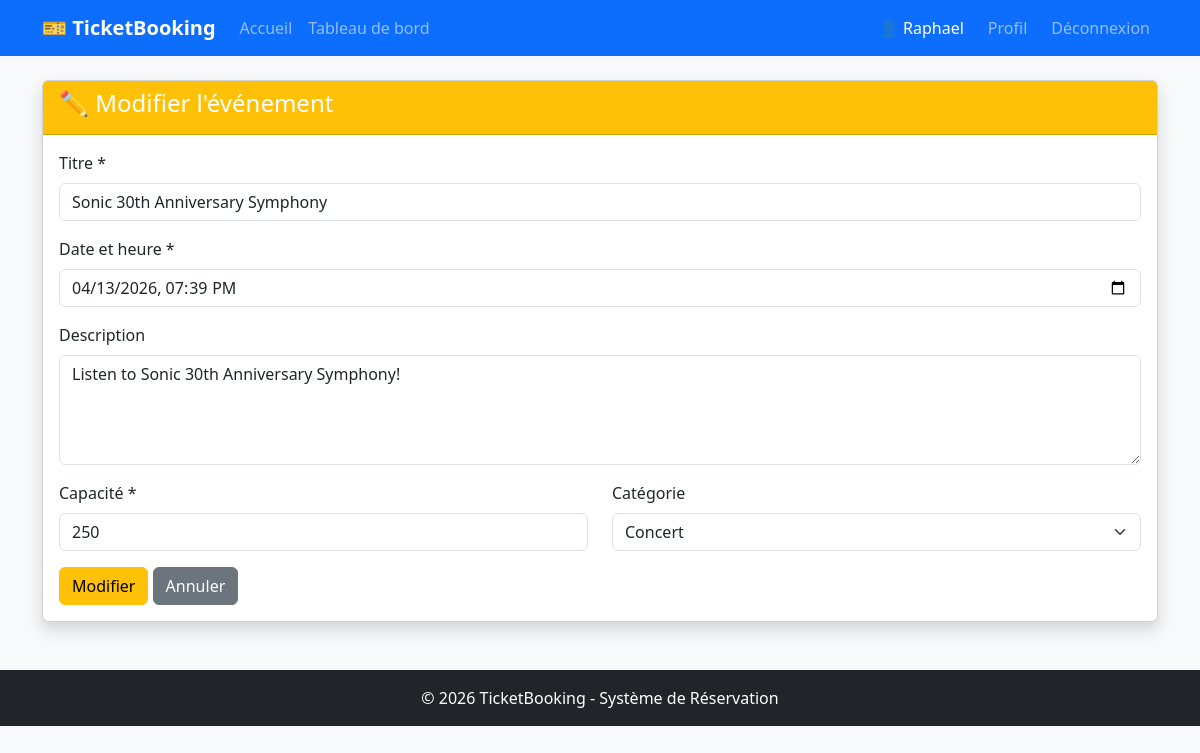
Page /events/edit/1 (signed in) on the earlier database version.
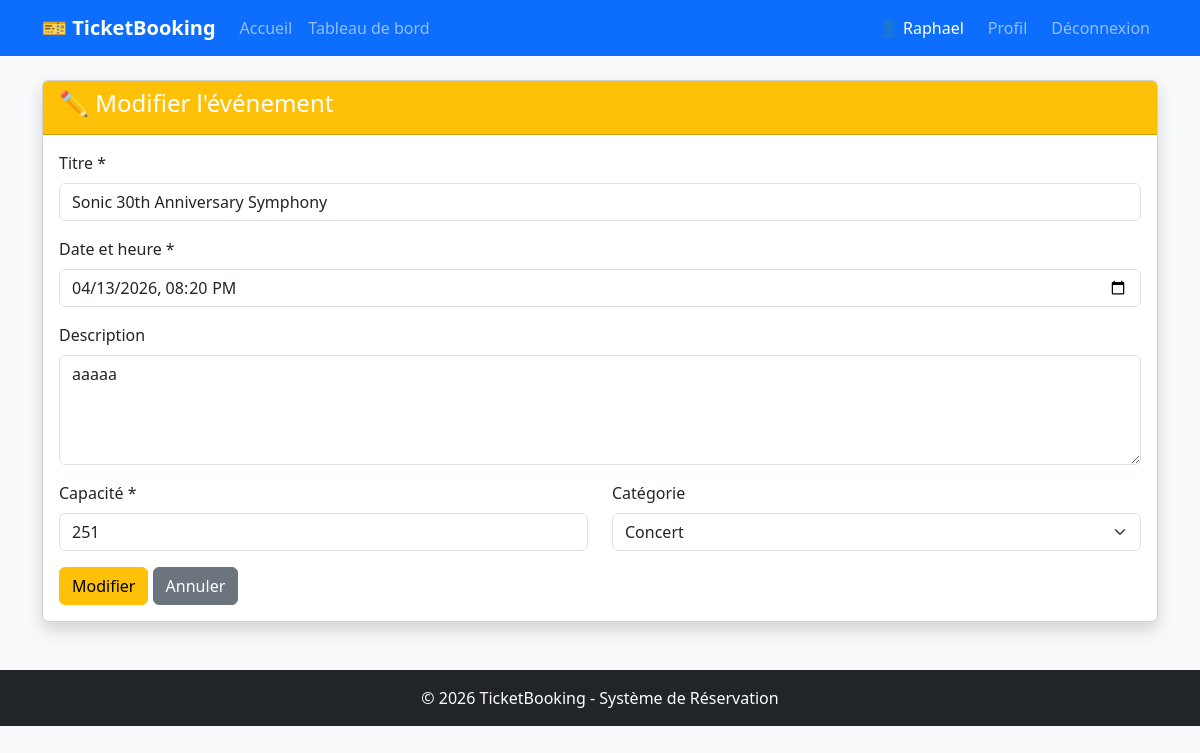
Same page on the later database version.
### app/models/event.py (models this page shows, shortened)
class Event(db.Model):
    __tablename__ = 'events'
    id = db.Column(db.Integer, primary_key=True)
    titre = db.Column(db.String(150), nullable=False)
    date = db.Column(db.DateTime, nullable=False)
    description = db.Column(db.Text, nullable=True)
    capacite = db.Column(db.Integer, nullable=False)
    categorie = db.Column(db.String(50), nullable=True)

### app/routes/event_routes.py (the view, shortened to what this page needs)
@event_bp.route("/edit/<int:id>", methods=["GET", "POST"])
@login_required
def edit(id):
    event = Event.query.get_or_404(id)
    if current_user.role != "admin":
        abort(403)
    return render_template("events/edit.html", event=event)

### app/templates/events/edit.html (shortened to what this page needs)
{% extends "base.html" %}
{% block content %}
<div class="card shadow">
    <div class="card-header bg-warning text-white">
        <h4>✏️ Modifier l'événement</h4>
    </div>
    <div class="card-body">
        <form method="POST">
            <div class="mb-3">
                <label for="titre" class="form-label">Titre *</label>
                <input type="text" class="form-control" id="titre" name="titre" value="{{ event.titre }}" required>
            </div>
            <div class="mb-3">
                <label for="date" class="form-label">Date et heure *</label>
                <input type="datetime-local" class="form-control" id="date" name="date" value="{{ event.date.strftime('%Y-%m-%dT%H:%M') }}" required>
            </div>
            <div class="mb-3">
                <label for="description" class="form-label">Description</label>
                <textarea class="form-control" id="description" name="description" rows="4">{{ event.description }}</textarea>
            </div>
            <div class="row">
                <div class="col-md-6 mb-3">
                    <label for="capacite" class="form-label">Capacité *</label>
                    <input type="number" class="form-control" id="capacite" name="capacite" value="{{ event.capacite }}" required>
                </div>
                <div class="col-md-6 mb-3">
                    <label for="categorie" class="form-label">Catégorie</label>
                    <select class="form-select" id="categorie" name="categorie">
                        <option value="concert" {% if event.categorie == 'concert' %}selected{% endif %}>Concert</option>
                    </select>
                </div>
            </div>
            <button type="submit" class="btn btn-warning">Modifier</button>
            <a href="{{ url_for('event.view', id=event.id) }}" class="btn btn-secondary">Annuler</a>
        </form>
    </div>
</div>
{% endblock %}

Differences in the rows shown:
changed Event "Sonic 30th Anniversary Symphony": date "04/13/2026 19:39" → "04/13/2026 20:20"; description "Listen to Sonic 30th Anniversary Symphony!" → "aaaaa"; capacite "250" → "251"
